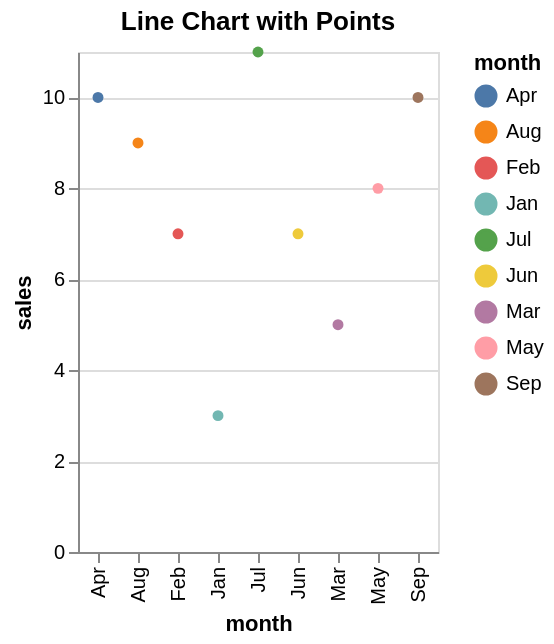

Vega-Lite specification for this chart:
### Vega-Lite specification from a JSON file in a GitHub repository (floating-point values rounded to 4 significant figures)
{"$schema": "https://vega.github.io/schema/vega-lite/v5.20.1.json", "config": {"view": {"continuousHeight": 300, "continuousWidth": 300}}, "data": {"name": "data-7236977939362759d3deb27d6bb3940b"}, "datasets": {"data-7236977939362759d3deb27d6bb3940b": [{"category": "A", "month": "Jan", "sales": 3, "value": 10}, {"category": "B", "month": "Feb", "sales": 7, "value": 15}, {"category": "C", "month": "Mar", "sales": 5, "value": 8}, {"category": "D", "month": "Apr", "sales": 10, "value": 20}, {"category": "E", "month": "May", "sales": 8, "value": 25}, {"category": "F", "month": "Jun", "sales": 7, "value": 12}, {"category": "G", "month": "Jul", "sales": 11, "value": 19}, {"category": "H", "month": "Aug", "sales": 9, "value": 21}, {"category": "I", "month": "Sep", "sales": 10, "value": 23}]}, "encoding": {"color": {"field": "month", "type": "nominal"}, "x": {"field": "month", "type": "nominal"}, "y": {"field": "sales", "type": "quantitative"}}, "height": 250, "mark": {"point": true, "type": "line"}, "title": "Line Chart with Points", "width": "container"}
